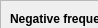
        <widget class="QWidget" name="writeTestConn">
         <property name="geometry">
          <rect>
           <x>0</x>
           <y>0</y>
           <width>98</width>
           <height>28</height>
          </rect>
         </property>
         <attribute name="label">
          <string>Write test comb</string>
         </attribute>
         <widget class="QFrame" name="frame_9">
          <property name="geometry">
           <rect>
            <x>0</x>
            <y>0</y>
            <width>210</width>
            <height>261</height>
           </rect>
          </property>
          <property name="frameShape">
           <enum>QFrame::StyledPanel</enum>
          </property>
          <property name="frameShadow">
           <enum>QFrame::Raised</enum>
          </property>
          <widget class="QLabel" name="label_41">
           <property name="geometry">
            <rect>
             <x>10</x>
             <y>10</y>
             <width>191</width>
             <height>17</height>
            </rect>
           </property>
           <property name="font">
            <font>
             <pointsize>9</pointsize>
             <weight>75</weight>
             <italic>false</italic>
             <bold>true</bold>
             <underline>false</underline>
             <kerning>true</kerning>
            </font>
           </property>
           <property name="text">
            <string>Negative frequencies [MHz]</string>
           </property>
          </widget>
          <widget class="QLabel" name="label_42">
           <property name="geometry">
            <rect>
             <x>46</x>
             <y>34</y>
             <width>41</width>
             <height>17</height>
            </rect>
           </property>
           <property name="font">
            <font>
             <pointsize>9</pointsize>
             <weight>50</weight>
             <bold>false</bold>
            </font>
           </property>
           <property name="text">
            <string>Min</string>
           </property>
          </widget>
          <widget class="QLabel" name="label_43">
           <property name="geometry">
            <rect>
             <x>44</x>
             <y>60</y>
             <width>31</width>
             <height>17</height>
            </rect>
           </property>
           <property name="font">
            <font>
             <pointsize>9</pointsize>
             <weight>50</weight>
             <bold>false</bold>
            </font>
           </property>
           <property name="text">
            <string>Max</string>
           </property>
          </widget>
          <widget class="QLabel" name="label_46">
           <property name="geometry">
            <rect>
             <x>10</x>
             <y>113</y>
             <width>181</width>
             <height>17</height>
            </rect>
           </property>
           <property name="font">
            <font>
             <pointsize>9</pointsize>
             <weight>75</weight>
             <italic>false</italic>
             <bold>true</bold>
             <underline>false</underline>
             <kerning>true</kerning>
            </font>
           </property>
           <property name="text">
            <string>Positive frequencies [MHz]</string>
           </property>
          </widget>
          <widget class="QLabel" name="label_47">
           <property name="geometry">
            <rect>
             <x>47</x>
             <y>138</y>
             <width>41</width>
             <height>17</height>
            </rect>
           </property>
           <property name="font">
            <font>
             <pointsize>9</pointsize>
             <weight>50</weight>
             <bold>false</bold>
            </font>
           </property>
           <property name="text">
            <string>Min</string>
           </property>
          </widget>
          <widget class="QLabel" name="label_48">
           <property name="geometry">
            <rect>
             <x>47</x>
             <y>164</y>
             <width>31</width>
             <height>17</height>
            </rect>
           </property>
           <property name="font">
            <font>
             <pointsize>9</pointsize>
             <weight>50</weight>
             <bold>false</bold>
            </font>
           </property>
           <property name="text">
            <string>Max</string>
           </property>
          </widget>
          <widget class="QLabel" name="label_49">
           <property name="geometry">
            <rect>
             <x>57</x>
             <y>191</y>
             <width>41</width>
             <height>17</height>
            </rect>
           </property>
           <property name="font">
            <font>
             <pointsize>9</pointsize>
             <weight>50</weight>
             <bold>false</bold>
            </font>
           </property>
           <property name="text">
            <string>N. freq.</string>
           </property>
          </widget>
          <widget class="QPushButton" name="writeTestBtn">
           <property name="geometry">
            <rect>
             <x>45</x>
             <y>220</y>
             <width>121</width>
             <height>25</height>
            </rect>
           </property>
           <property name="font">
            <font>
             <pointsize>9</pointsize>
             <weight>75</weight>
             <bold>true</bold>
            </font>
           </property>
           <property name="styleSheet">
            <string notr="true">color: white;
background-color: blue</string>
           </property>
           <property name="text">
            <string>Write test</string>
           </property>
          </widget>
          <widget class="QLabel" name="label_50">
           <property name="geometry">
            <rect>
             <x>31</x>
             <y>86</y>
             <width>41</width>
             <height>17</height>
            </rect>
           </property>
           <property name="font">
            <font>
             <pointsize>9</pointsize>
             <weight>50</weight>
             <bold>false</bold>
            </font>
           </property>
           <property name="text">
            <string>Offset</string>
           </property>
          </widget>
          <widget class="QLineEdit" name="minNegEdit">
           <property name="geometry">
            <rect>
             <x>77</x>
             <y>33</y>
             <width>100</width>
             <height>20</height>
            </rect>
           </property>
           <property name="font">
            <font>
             <pointsize>9</pointsize>
             <weight>50</weight>
             <bold>false</bold>
            </font>
           </property>
           <property name="alignment">
            <set>Qt::AlignRight|Qt::AlignTrailing|Qt::AlignVCenter</set>
           </property>
          </widget>
          <widget class="QLineEdit" name="maxNegEdit">
           <property name="geometry">
            <rect>
             <x>77</x>
             <y>58</y>
             <width>101</width>
             <height>20</height>
            </rect>
           </property>
           <property name="font">
            <font>
             <pointsize>9</pointsize>
             <weight>50</weight>
             <bold>false</bold>
            </font>
           </property>
           <property name="alignment">
            <set>Qt::AlignRight|Qt::AlignTrailing|Qt::AlignVCenter</set>
           </property>
          </widget>
          <widget class="QLineEdit" name="offsetEdit">
           <property name="geometry">
            <rect>
             <x>77</x>
             <y>84</y>
             <width>101</width>
             <height>20</height>
            </rect>
           </property>
           <property name="font">
            <font>
             <pointsize>9</pointsize>
             <weight>50</weight>
             <bold>false</bold>
            </font>
           </property>
           <property name="alignment">
            <set>Qt::AlignRight|Qt::AlignTrailing|Qt::AlignVCenter</set>
           </property>
          </widget>
          <widget class="QLineEdit" name="maxPosEdit">
           <property name="geometry">
            <rect>
             <x>77</x>
             <y>162</y>
             <width>101</width>
             <height>20</height>
            </rect>
           </property>
           <property name="font">
            <font>
             <pointsize>9</pointsize>
             <weight>50</weight>
             <bold>false</bold>
            </font>
           </property>
           <property name="alignment">
            <set>Qt::AlignRight|Qt::AlignTrailing|Qt::AlignVCenter</set>
           </property>
          </widget>
          <widget class="QLineEdit" name="minPosEdit">
           <property name="geometry">
            <rect>
             <x>77</x>
             <y>137</y>
             <width>101</width>
             <height>20</height>
            </rect>
           </property>
           <property name="font">
            <font>
             <pointsize>9</pointsize>
             <weight>50</weight>
             <bold>false</bold>
            </font>
           </property>
           <property name="alignment">
            <set>Qt::AlignRight|Qt::AlignTrailing|Qt::AlignVCenter</set>
           </property>
          </widget>
          <widget class="QLineEdit" name="nFreqsEdit">
           <property name="geometry">
            <rect>
             <x>107</x>
             <y>189</y>
             <width>71</width>
             <height>20</height>
            </rect>
           </property>
           <property name="font">
            <font>
             <pointsize>9</pointsize>
             <weight>50</weight>
             <bold>false</bold>
            </font>
           </property>
           <property name="alignment">
            <set>Qt::AlignRight|Qt::AlignTrailing|Qt::AlignVCenter</set>
           </property>
          </widget>
         </widget>
        </widget>
